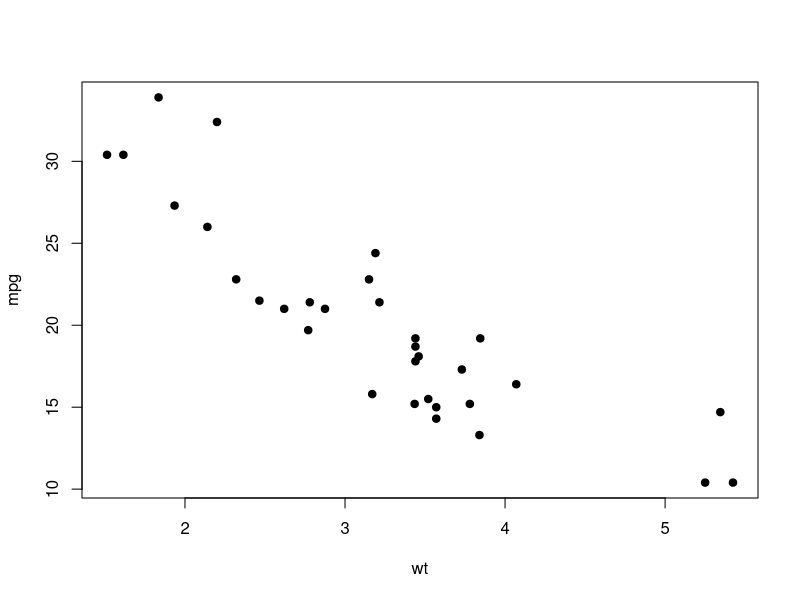
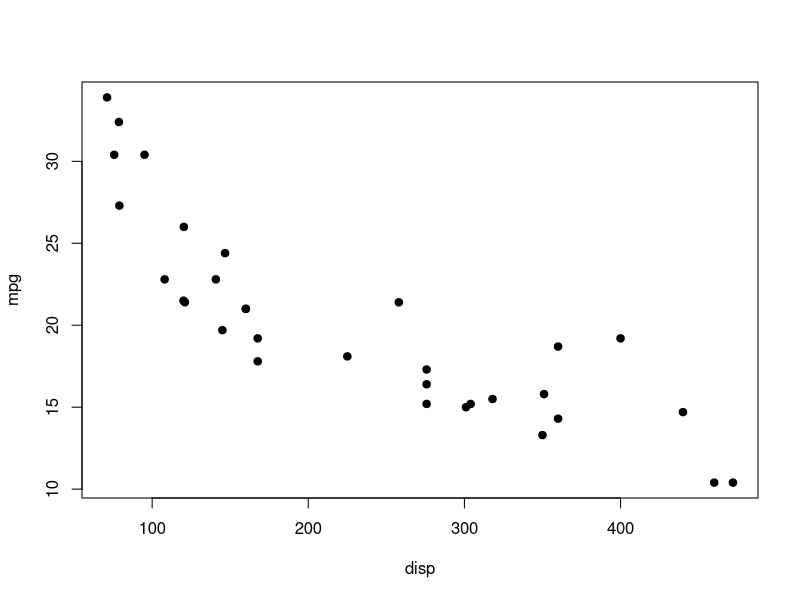
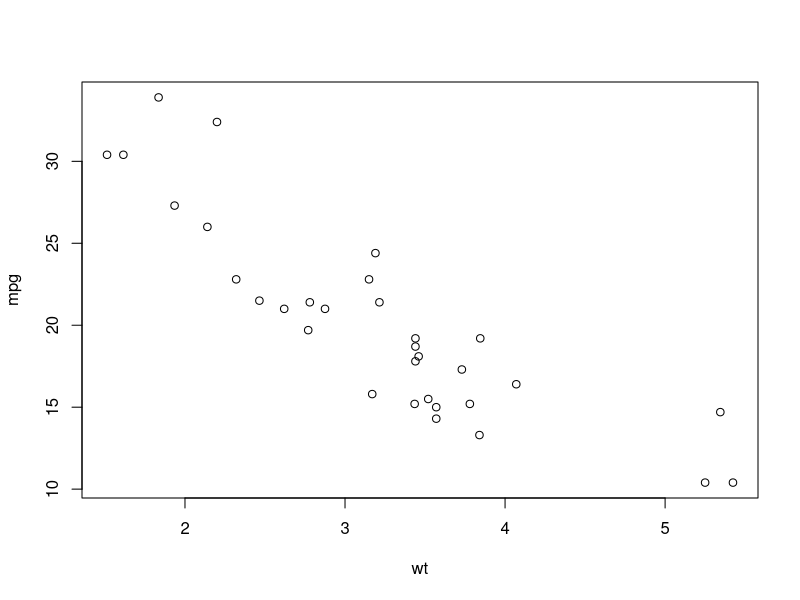
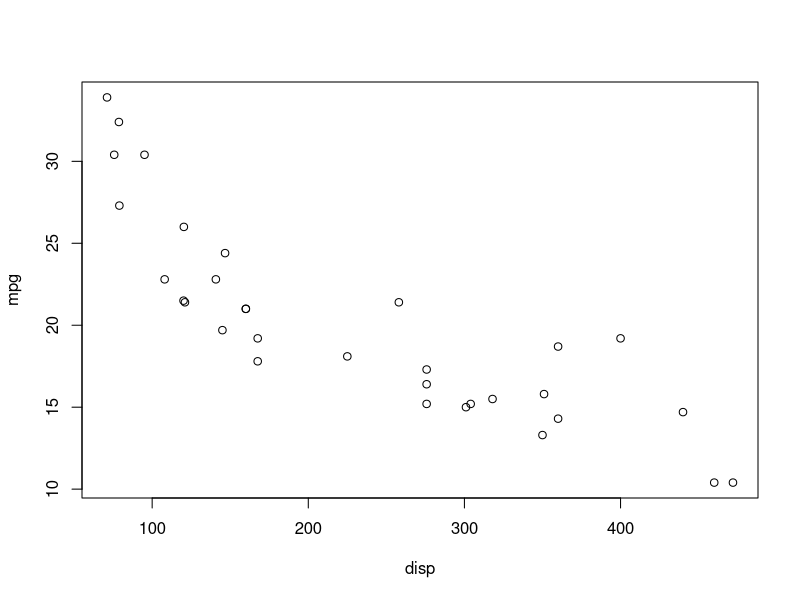
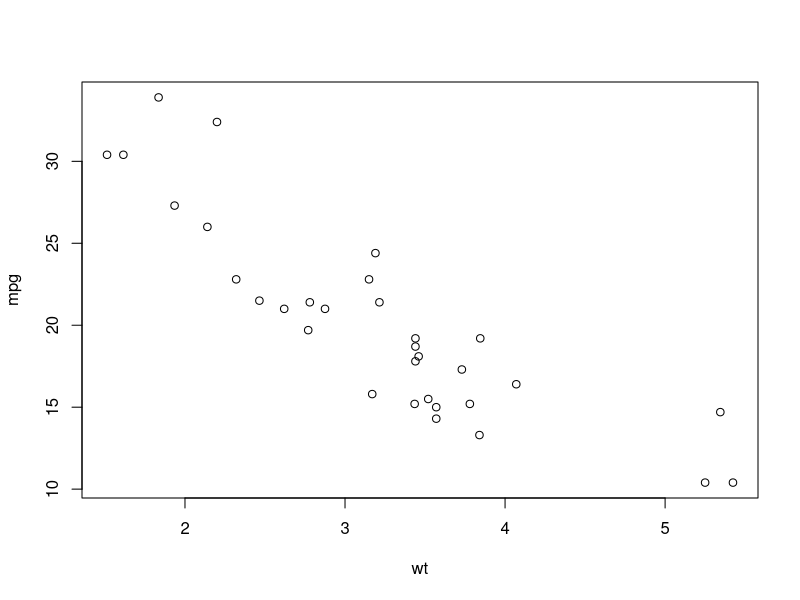
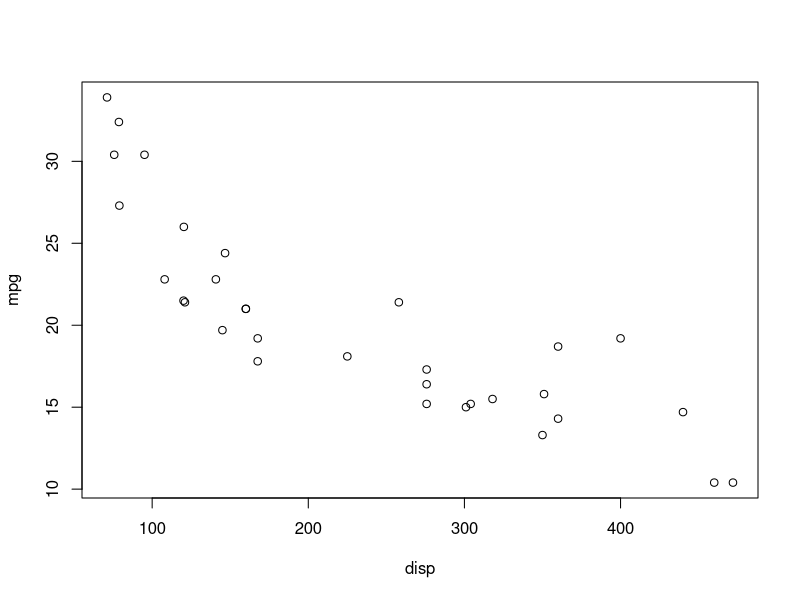

R code for these plots, in order:
## ---- chunk 1
knitr::opts_chunk$set(echo = TRUE)
## ---- chunk 2
data(mtcars)
## ---- chunk 3
head(mtcars)
## ---- chunk 4
plot(mpg ~ wt, data = mtcars, pch = 19)
## ---- chunk 5
cor(mtcars$mpg, mtcars$wt)
## ---- chunk 6
model1 <- lm(mpg ~ wt, data = mtcars)

summary(model1)
## ---- chunk 7
plot(mpg ~ disp, data = mtcars, pch = 19)
## ---- chunk 8
cor(mtcars$mpg, mtcars$disp)
## ---- chunk 9
model2 <- lm(mpg ~ disp, data = mtcars)
summary(model2)
## ---- chunk 10
plot(mpg ~ wt+disp, data = mtcars)
## ---- chunk 11
cor(mtcars[, c("mpg", "wt", "disp")])
## ---- chunk 12
model3= lm(mpg ~ wt+disp, data = mtcars)
summary(model3)
## ---- chunk 13
plot(mpg ~ wt+disp, data=mtcars)
## ---- chunk 14
cor(mtcars[, c("mpg", "wt", "disp")])
## ---- chunk 15
model3 <- lm(mpg ~ wt + disp, data = mtcars)
summary(model3)
## ---- chunk 16
anova(model2, model3)
## ---- chunk 17
summary(model3)
## ---- chunk 18
anova_result <- anova(model1, model3)
print(anova_result)
